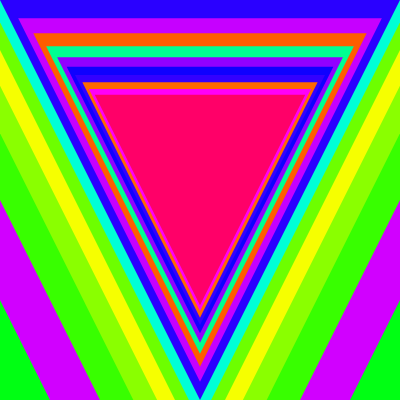
Frame 1 (no input)
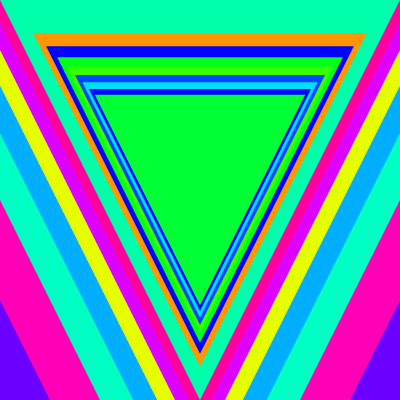
Frame 2 (the mouse pressed at the canvas centre, redrawn once)

The p5.js sketch that drew these frames (run headless with seeded random() and noise() and a simulated clock; the mouse was pressed at the canvas centre and the sketch redrawn once):

// p5.js sketch
// ── sketch.js
function setup() {
	createCanvas(400, 400);
  colorMode(HSB, 230, 100, 100);
}

function draw(){
	background(210);
	//fill(0, 20);
	noStroke();
	
	translate(width/2, height/2);
    rotate(PI);
  
	
	for (var i=0; i < 20; i++) {
		push();
		scale(20/i);
		fill(random(230), 250, 255);
		triangle(0, -100, -100, 100, 100, 100);
		pop();
	}
  noLoop();
}
